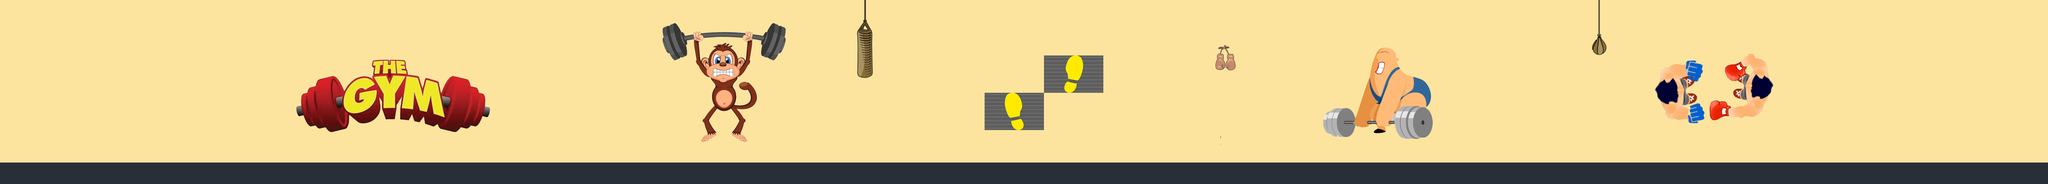

This is a level from a 2D game, rendered from its Tiled map with the project's own tilesets. A one-line summary and the map file follow, with tile-layer data summarised:
An orthogonal 250x24 tile map with 32x30 px tiles, 1 tile layer (Camada de Tiles 1).

<map version="1.0" orientation="orthogonal" renderorder="right-down" width="250" height="24" tilewidth="32" tileheight="30" nextobjectid="1">
 <tileset firstgid="1" name="tiles" tilewidth="32" tileheight="30" tilecount="2616" columns="109">
  <image source="tiles.png" width="3500" height="720" />
 </tileset>
 <layer name="Camada de Tiles 1" width="250" height="24">
  <data>[6000 cells, 6000 non-empty, 1715 distinct tile ids]</data>
 </layer>
</map>